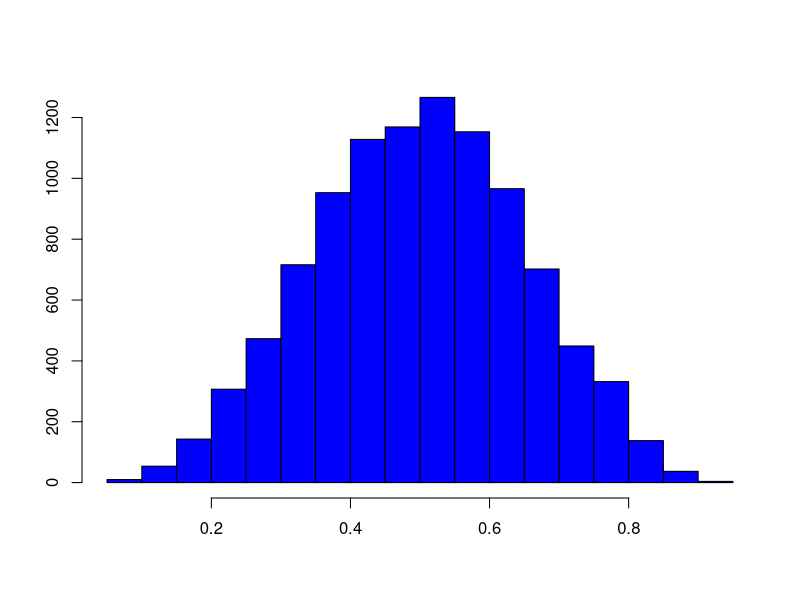
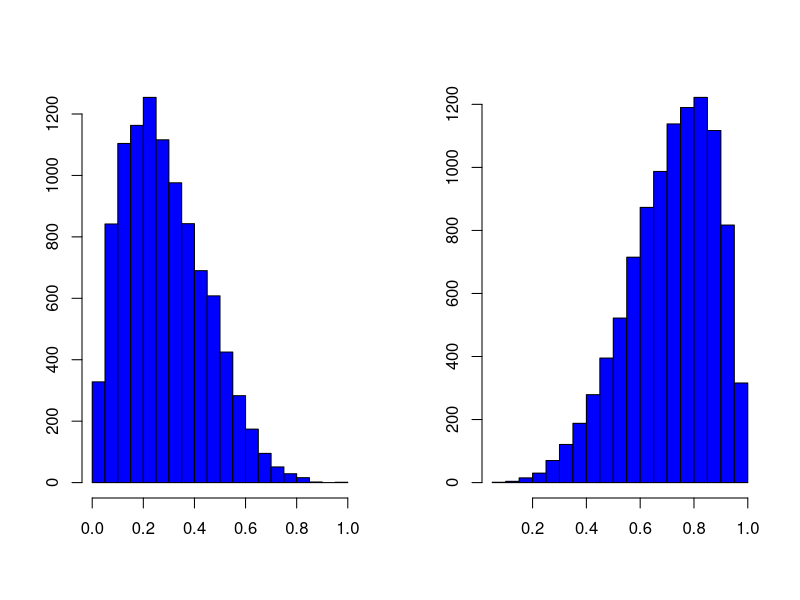
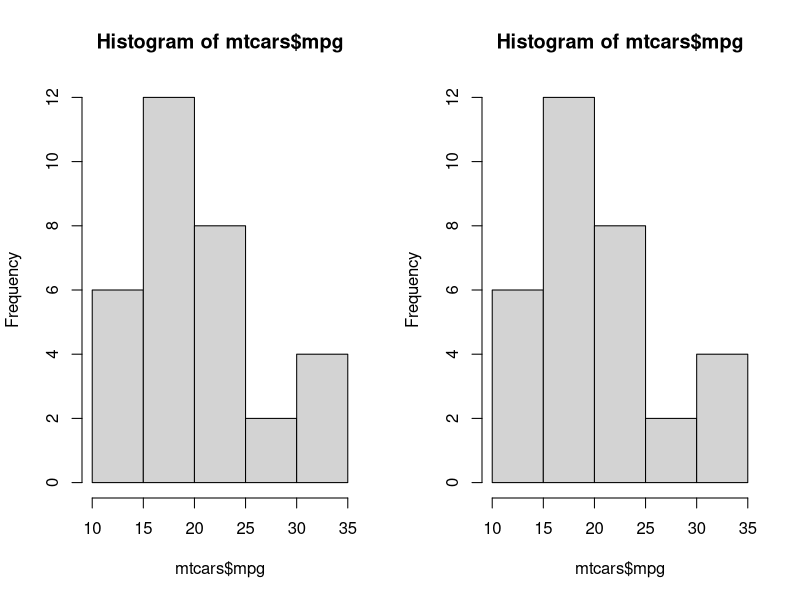
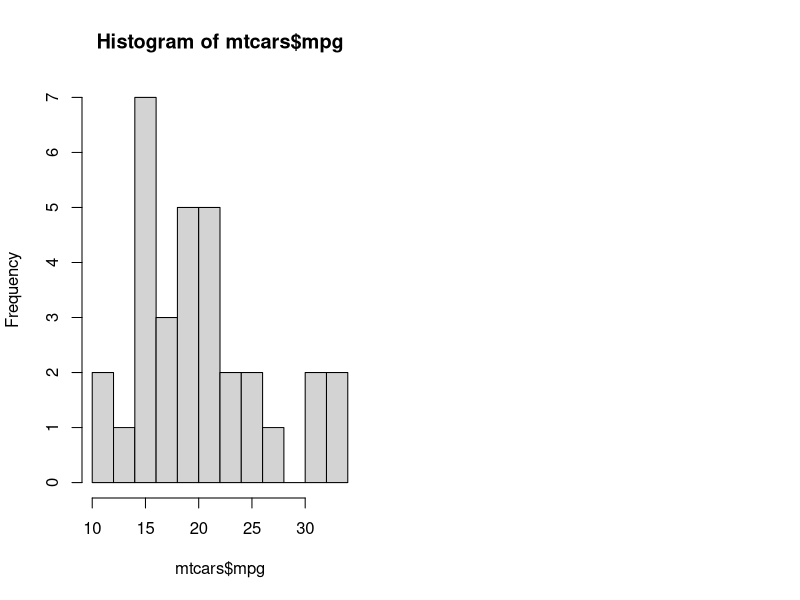
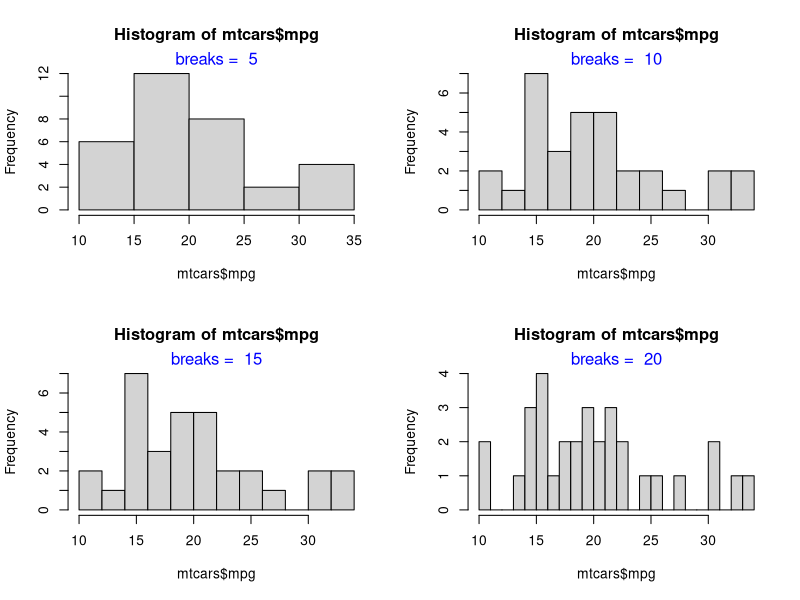
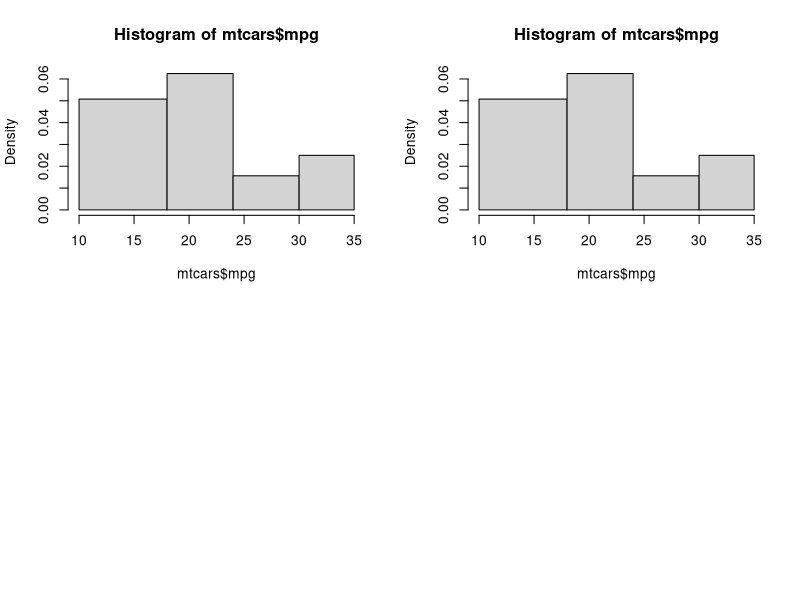
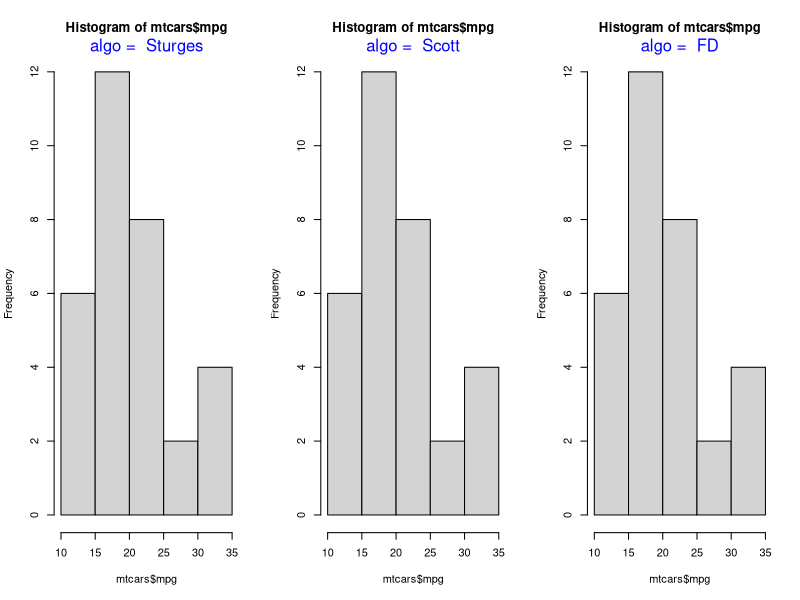
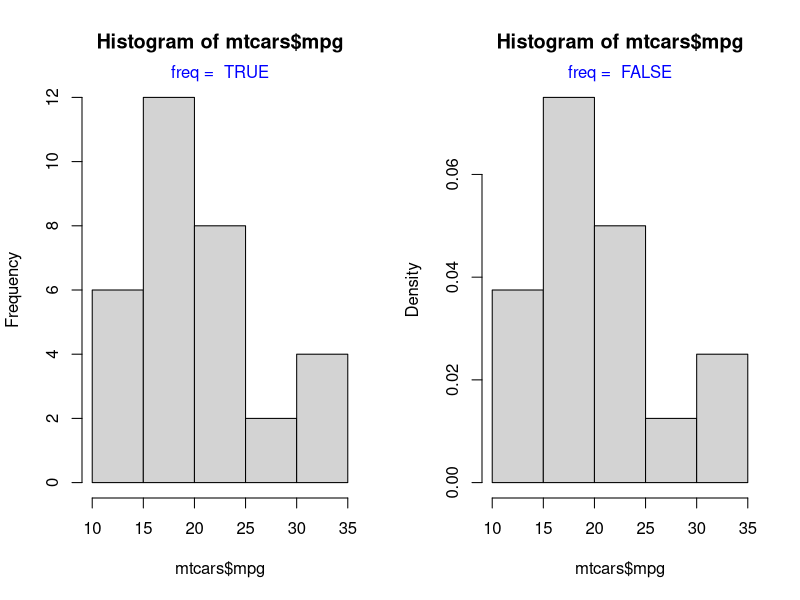

Here is the R script that generated these plots, in order:
## ---- chunk 1
hist(rbeta(10000, 5, 5), ann = FALSE, col = 'blue')
## ---- chunk 2
init <- par(no.readonly = TRUE)
par(mfrow = c(1, 2))
hist(rbeta(10000, 2, 5), ann = FALSE, col = 'blue')
hist(rbeta(10000, 5, 2), ann = FALSE, col = 'blue')
## ---- chunk 3
hist(mtcars$mpg)
## ---- chunk 4
# store the results of hist function
h <- hist(mtcars$mpg)

# display number of breaks
h$breaks

# frequency of the intervals
h$counts

# frequency density
h$density

# mid points of the intervals
h$mids

# varible name
h$xname

# whether intervals are of equal size
h$equidist
## ---- chunk 5
hist(mtcars$mpg, breaks = 10)
## ---- chunk 6
init <- par(no.readonly = TRUE)
par(mfrow = c(2, 2))
values <- c(5, 10, 15, 20)
for (i in values) {
    hist(mtcars$mpg, breaks = i)
    mtext(paste("breaks = ", i), side = 3, col = "blue")
}
## ---- chunk 7
hist(mtcars$mpg, breaks = c(10, 18, 24, 30, 35))
## ---- chunk 8
h <- hist(mtcars$mpg, breaks = c(10, 18, 24, 30, 35))
frequency <- h$counts
class_width <- c(8, 6, 6, 5)
rel_freq <- frequency / length(mtcars$mpg)
freq_density <- rel_freq / class_width
d <- data.frame(frequency = frequency, class_width = class_width, relative_frequency = rel_freq, frequency_density = freq_density)
d
## ---- chunk 9
sum(d$frequency_density * d$class_width)
## ---- chunk 10
init <- par(no.readonly = TRUE)
par(mfrow = c(1, 3))
values <- c("Sturges", "Scott", "FD")
for (i in values) {
    hist(mtcars$mpg, breaks = i)
    mtext(paste("algo = ", i), side = 3, col = "blue")
}
## ---- chunk 11
init <- par(no.readonly = TRUE)
par(mfrow = c(1, 2))
values <- c(TRUE, FALSE)
for (i in values) {
    hist(mtcars$mpg, freq = i)
    mtext(paste("freq = ", i), side = 3, col = "blue")
}
## ---- chunk 12
hist(mtcars$mpg, probability = TRUE)
## ---- chunk 13
hist(mtcars$mpg, col = 'blue')
## ---- chunk 14
hist(mtcars$mpg, col = c('red', 'blue', 'green', 'yellow', 'brown'))
## ---- chunk 15
hist(mtcars$mpg, col = c('red', 'blue'))
## ---- chunk 16
hist(mtcars$mpg, border = c('red', 'blue', 'green', 'yellow', 'brown'))
## ---- chunk 17
hist(mtcars$mpg, labels = TRUE)
## ---- chunk 18
hist(mtcars$mpg, labels = c("6", "12", "8", "2", "4"))
